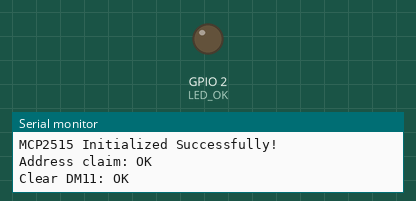
This sketch was run on a simulated ESP32. On the bench: output pins drawn as LEDs (lit = HIGH), the last lines printed to the serial monitor.

Above: at 0.5 s.
At 2.1 s:
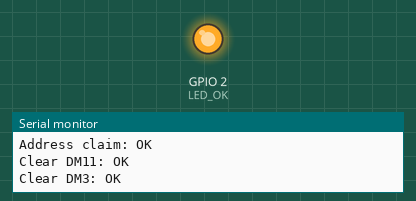
Timing chart, 0 to 5.2 s (numbered marks = the images above):
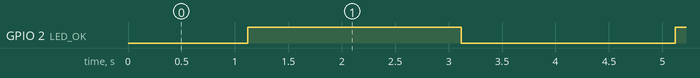

The sketch:

DTCclearHD.ino
```cpp
// for J1939 erease DTC

#include <mcp_can.h>
#include <SPI.h>

#define DEBUG Serial

// Default SPI pins on ESP32
// MOSI:  D23
// MISO:  D19
// SCK:   D18

#define CAN_INT 15
#define CAN_CS 4

#define LED_OK 2         // 100 ohm R  // On-board LED (GPIO 2)

const char* PROGMEM FIRMWARE_NAME = "DTC Clear HD";
const char* PROGMEM FIRMWARE_VER = "0.1";

MCP_CAN CAN(CAN_CS);

const uint32_t CLAIM_ADDRESS_TIME = 180000;          // in ms (3 min)
const uint32_t CLEAR_DM11_TIME = 1000;               // in ms (1 s)
const uint32_t CLEAR_DM3_TIME = 1000;                // in ms (1 s)

uint32_t claimAddressTime = 0;
uint32_t clearD3Time = 0;
uint32_t clearD11Time = 0;

bool addressClaimed = false;
bool d11Cleared = false;
bool d3Cleared = false;

bool led_status = false;

void setup() {
  initDebug();

  // Init CAN (MCP2515) interfaces:
  Serial.println(F("CAN-bus Setup:"));

  // Initialize MCP2515 running at 8MHz with a baudrate of 500kb/s and the masks and filters disabled.
  if(CAN.begin(MCP_ANY, CAN_250KBPS, MCP_8MHZ) == CAN_OK){
    Serial.println(F("MCP2515 Initialized Successfully!"));
  }else{
    Serial.println(F("Error Initializing MCP2515..."));
  }
  CAN.setMode(MCP_NORMAL);   // Change to normal mode to allow messages to be transmitted

  pinMode(CAN_INT, INPUT);

  // LED OK
  pinMode(LED_OK, OUTPUT);
  digitalWrite(LED_OK, LOW);
}

void loop() {

  if (millis() > claimAddressTime){
    if(claimAddress()){
      addressClaimed = true;
    }
    claimAddressTime = millis() + CLAIM_ADDRESS_TIME;
  }

  if (addressClaimed){

    if (millis() > clearD11Time){
      if(deleteDM11()){             // Active DTC

        clearD11Time = millis() + (2 * CLEAR_DM11_TIME);
        clearD3Time = millis() + CLEAR_DM3_TIME;
        d11Cleared = true;
      }
    }

    if (d11Cleared){
      if (millis() > clearD3Time){
        if(deleteDM3()){             // Passive DTC
          clearD3Time = millis() + CLEAR_DM3_TIME;
          d3Cleared = true;
        }
      }
    }

  }

  if(d3Cleared && d11Cleared){
    led_status = !led_status;
    digitalWrite(LED_OK, led_status);

    d3Cleared = false;
    d11Cleared = false;
  }

}


byte requestClaimAddressFrame[3] = {0x00, 0xEE, 0x00};
byte claimAddressFrame[8] = {0x01, 0x00, 0xE0, 0x59, 0x00, 0x81, 0x00, 0x00};

bool claimAddress(void){

  byte sndStat = CAN.sendMsgBuf(0x18EAFFF9, 1, 3, requestClaimAddressFrame);
  if(sndStat == CAN_OK){
    delay(100);
    byte sndStat2 = CAN.sendMsgBuf(0x18EEFFF9, 1, 8, claimAddressFrame);
  }


  if ((sndStat == CAN_OK) && (sndStat == CAN_OK)){
    Serial.println("Address claim: OK");
    return true;
  }
  Serial.println("Address claim: FAIL");
  return false;

}


byte requestClearDM11Frame[3] = {0xD3, 0xFE, 0x00};

// ACTIVE DTC
bool deleteDM11(void){

  byte sndStat = CAN.sendMsgBuf(0x18EAFFF9, 1, 3, requestClearDM11Frame);
  if(sndStat == CAN_OK){
    Serial.println("Clear DM11: OK");
    return true;
  }

  Serial.println("Clear DM11: FAIL");
  return false;

}


byte requestClearDM3Frame[3] = {0xCC, 0xFE, 0x00};

// PASIVE DTC
bool deleteDM3(void){

  byte sndStat = CAN.sendMsgBuf(0x18EAFFF9, 1, 3, requestClearDM3Frame);
  if(sndStat == CAN_OK){
    Serial.println("Clear DM3: OK");
    return true;
  }

  Serial.println("Clear DM3: FAIL");
  return false;

}


void initDebug(void){
  DEBUG.begin(115200);

  DEBUG.print(F("\n\n\n"));                         //  Print firmware name and version const string
  DEBUG.print(FIRMWARE_NAME);
  DEBUG.print(F(" - "));
  DEBUG.println(FIRMWARE_VER);

  DEBUG.print(F("CPU@ "));
  DEBUG.print(getCpuFrequencyMhz());    // In MHz
  DEBUG.println(F(" MHz"));

  DEBUG.print(F("Xtal@ "));
  DEBUG.print(getXtalFrequencyMhz());    // In MHz
  DEBUG.println(F(" MHz"));

  DEBUG.print(F("APB@ "));
  DEBUG.print(getApbFrequency());        // In Hz
  DEBUG.println(F(" Hz"));

  EspClass e;

  DEBUG.print(F("SDK v: "));
  DEBUG.println(e.getSdkVersion());

  DEBUG.print(F("Flash size: "));
  DEBUG.println(e.getFlashChipSize());

  DEBUG.print(F("Flash Speed: "));
  DEBUG.println(e.getFlashChipSpeed());

  DEBUG.print(F("Chip Mode: "));
  DEBUG.println(e.getFlashChipMode());

  DEBUG.print(F("Sketch size: "));
  DEBUG.println(e.getSketchSize());

  DEBUG.print(F("Sketch MD5: "));
  DEBUG.println(e.getSketchMD5());
}
```

Measured:
- by itself, GPIO 2 (LED_OK): alternates HIGH for 2.0 s and LOW for 2.0 s
